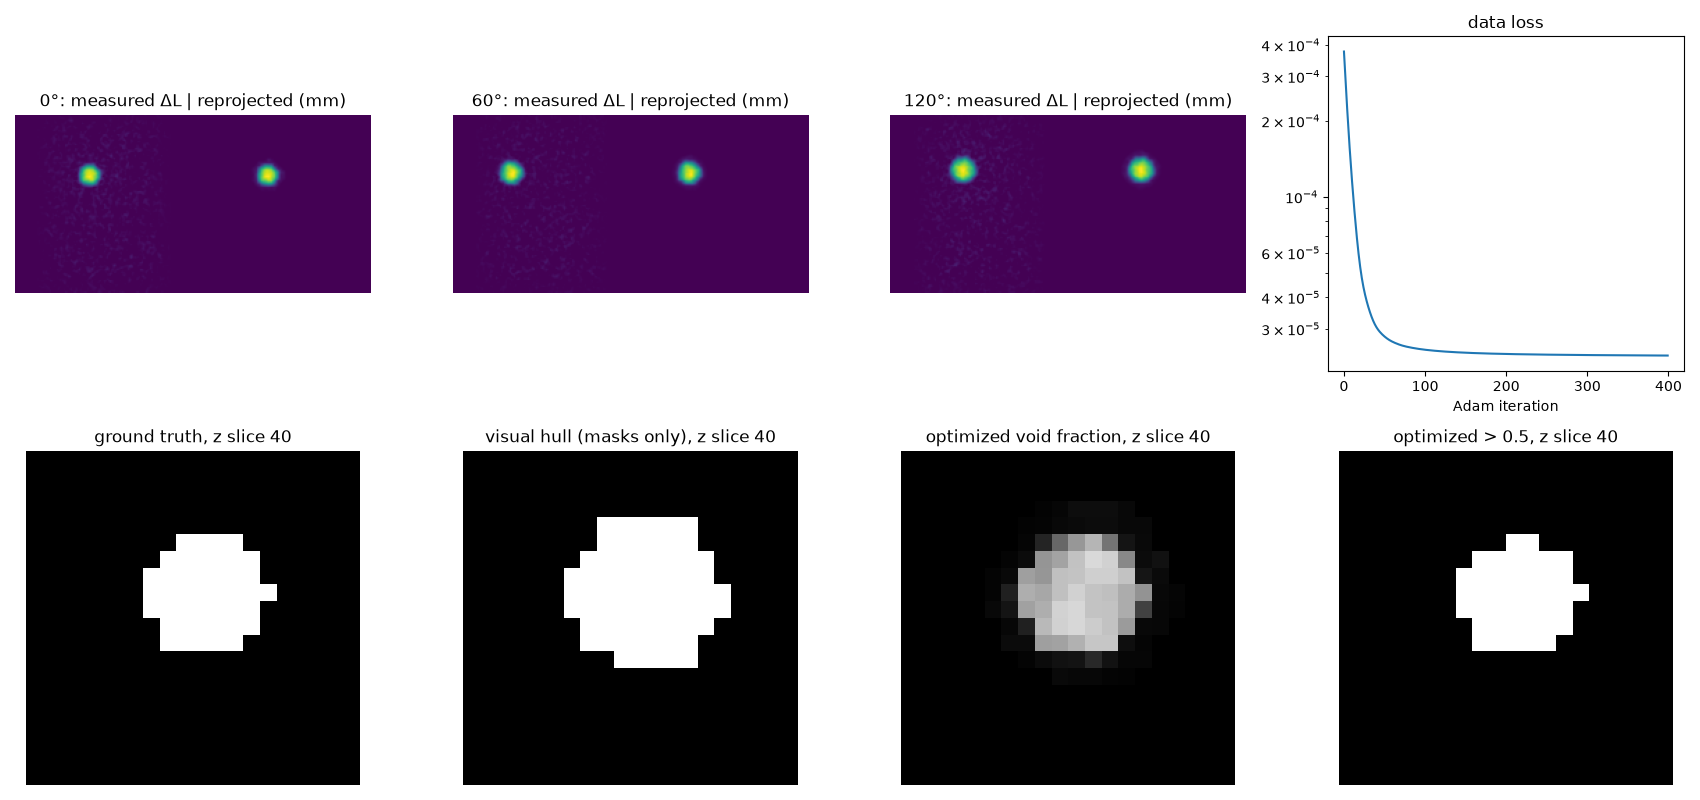

Reproduce this figure in Python.
"""Differentiable raymarching in PyTorch: reconstruct a defect from 3 realistic radiographs + 2D masks.

Pipeline (digital-twin comparison, standard for industrial parts with a known CAD model):
  measured radiograph ──linearize──> material path length L_meas
  simulated defect-free radiograph (same physics) ──linearize──> L_ref
  ΔL = L_ref - L_meas = chord length through the void, per pixel      <- tomographic data
  backprojected 2D masks -> visual hull                                 <- support constraint
  find a void volume v (0..1, inside the support) whose projections match ΔL, by gradient descent.

Run:  python torch_recon.py   (imports raymarch.py; writes torch_recon.png)
"""
import numpy as np
import torch
import torch.nn.functional as F
import matplotlib.pyplot as plt
from scipy.ndimage import binary_dilation

import raymarch as rm

dev = "cuda" if torch.cuda.is_available() else "cpu"


def ray_samples(angle):
    """Geometry is fixed, so precompute every ray's sample points once. valid=False past the exit point."""
    o, d = rm.camera_rays(angle)
    tnear, tfar = rm.intersect_box(o, d)
    k = np.arange(int(np.ceil((tfar - tnear).max() / rm.STEP)))
    t = tnear[:, None] + (k + 0.5) * rm.STEP  # (rays, steps), same midpoint rule as rm.march
    p = o[:, None] + t[..., None] * d[:, None]
    return (torch.tensor(p, dtype=torch.float32, device=dev),
            torch.tensor(t < tfar[:, None], dtype=torch.float32, device=dev))


def project(vol, pts, valid):
    """Differentiable line integral: trilinear sampling + Riemann sum, i.e. rm.line_integral as tensor ops.
    grid_sample wants a (1,1,D,H,W) volume and (x,y,z) coords indexing (W,H,D), so store our [x,y,z] volume as [z,y,x]."""
    s = F.grid_sample(vol.permute(2, 1, 0)[None, None], pts[None, :, :, None], align_corners=True)
    return (s.view(valid.shape) * valid).sum(-1).view(rm.DET_RES, rm.DET_RES) * rm.STEP


def tv(v):
    """Anisotropic total variation: favours piecewise-constant volumes (a void is either there or not)."""
    return sum((v.diff(dim=i)).abs().mean() for i in range(3))


if __name__ == "__main__":
    angles = np.deg2rad([0, 60, 120])
    cad, part, defect = rm.make_phantom()
    E, w = rm.spectrum()
    mu = rm.mu_mm("Al", 2.699, E)
    rng = np.random.default_rng(0)
    geo = [ray_samples(a) for a in angles]

    # The torch projector must agree with the numpy raymarcher, otherwise the gradients optimize the wrong model.
    diff = (project(torch.tensor(cad, device=dev), *geo[0]).cpu().numpy() - rm.line_integral(cad, angles[0])).max()
    assert abs(diff) < 1e-3, f"torch and numpy projectors disagree by {diff}"

    dL, masks = [], []
    for a in angles:
        meas = rm.linearize(rm.radiograph(part, a, w, mu, rng=rng)[0], w, mu)
        ref = rm.linearize(rm.radiograph(cad, a, w, mu, photons=None)[0], w, mu)  # same physics, no defect, no noise
        dL.append(torch.tensor((ref - meas) / rm.MM, dtype=torch.float32, device=dev))  # world units
        # ponytail: masks come from projecting the ground-truth defect; swap in your 2D segmentation model's output.
        masks.append(rm.line_integral(defect.astype(np.float32), a) > 0.02)

    hull = sum(rm.backproject(m, a).astype(int) for m, a in zip(masks, angles)) == len(angles)
    support = torch.tensor(binary_dilation(hull, iterations=1) & (cad > 0), dtype=torch.float32, device=dev)

    logits = torch.zeros((rm.N,) * 3, device=dev, requires_grad=True)
    opt = torch.optim.Adam([logits], lr=0.1)
    losses = []
    for it in range(400):
        v = torch.sigmoid(logits) * support  # void fraction in [0,1], zero outside the hull
        data = sum(F.mse_loss(project(v, *g), y) for g, y in zip(geo, dL))
        loss = data + 2e-4 * tv(v)
        opt.zero_grad(); loss.backward(); opt.step()
        losses.append(data.item())

    v = (torch.sigmoid(logits) * support).detach().cpu().numpy()
    rec = v > 0.5
    iou = lambda a: (a & defect).sum() / (a | defect).sum()
    world = lambda ijk: ijk / (rm.N - 1) * 2 - 1
    cerr = lambda a: np.linalg.norm(world(np.argwhere(a).mean(0)) - world(np.argwhere(defect).mean(0))) * rm.MM
    print(f"device {dev}, final data loss {losses[-1]:.2e}")
    print(f"visual hull : {hull.sum():4d} voxels  IoU {iou(hull):.2f}  centre error {cerr(hull):.2f} mm")
    print(f"optimized   : {rec.sum():4d} voxels  IoU {iou(rec):.2f}  centre error {cerr(rec):.2f} mm  (truth {defect.sum()})")
    assert iou(rec) > iou(hull), "gradient-based reconstruction should beat the visual hull"

    zi = int(np.argwhere(defect)[:, 2].mean())
    xs = slice(int(np.argwhere(defect)[:, 0].mean()) - 10, int(np.argwhere(defect)[:, 0].mean()) + 10)
    ys = slice(int(np.argwhere(defect)[:, 1].mean()) - 10, int(np.argwhere(defect)[:, 1].mean()) + 10)
    fig, ax = plt.subplots(2, 4, figsize=(17, 8))
    for k in range(3):
        y, p = dL[k].cpu().numpy(), project(torch.tensor(v, device=dev), *geo[k]).cpu().numpy()
        ax[0, k].imshow(np.hstack([y, p]) * rm.MM, origin="lower", cmap="viridis", vmin=0)
        ax[0, k].set_title(f"{np.rad2deg(angles[k]):.0f}°: measured ΔL | reprojected (mm)"); ax[0, k].axis("off")
    ax[0, 3].semilogy(losses); ax[0, 3].set(title="data loss", xlabel="Adam iteration")
    for a, (vol, title) in zip(ax[1], [(defect, "ground truth"), (hull, "visual hull (masks only)"),
                                       (v, "optimized void fraction"), (rec, "optimized > 0.5")]):
        a.imshow(vol[xs, ys, zi].T.astype(float), origin="lower", cmap="gray", vmin=0, vmax=1)
        a.set_title(f"{title}, z slice {zi}"); a.axis("off")
    fig.tight_layout(); fig.savefig("torch_recon.png", dpi=100)
    plt.show()
